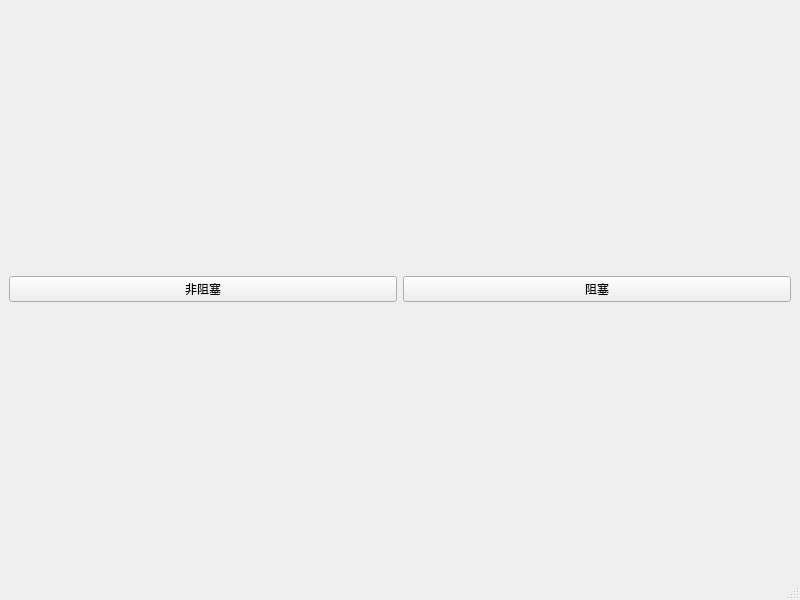
<?xml version="1.0" encoding="UTF-8"?>
<ui version="4.0">
 <class>MainWindow</class>
 <widget class="QMainWindow" name="MainWindow">
  <property name="geometry">
   <rect>
    <x>0</x>
    <y>0</y>
    <width>800</width>
    <height>600</height>
   </rect>
  </property>
  <property name="windowTitle">
   <string>MainWindow</string>
  </property>
  <widget class="QWidget" name="centralwidget">
   <layout class="QHBoxLayout" name="horizontalLayout_2">
    <item>
     <layout class="QHBoxLayout" name="horizontalLayout">
      <item>
       <widget class="QPushButton" name="asyncBtn">
        <property name="text">
         <string>非阻塞</string>
        </property>
       </widget>
      </item>
      <item>
       <widget class="QPushButton" name="syncBtn">
        <property name="text">
         <string>阻塞</string>
        </property>
       </widget>
      </item>
     </layout>
    </item>
   </layout>
  </widget>
  <widget class="QMenuBar" name="menubar">
   <property name="geometry">
    <rect>
     <x>0</x>
     <y>0</y>
     <width>800</width>
     <height>26</height>
    </rect>
   </property>
  </widget>
  <widget class="QStatusBar" name="statusbar"/>
 </widget>
 <resources/>
 <connections/>
</ui>
